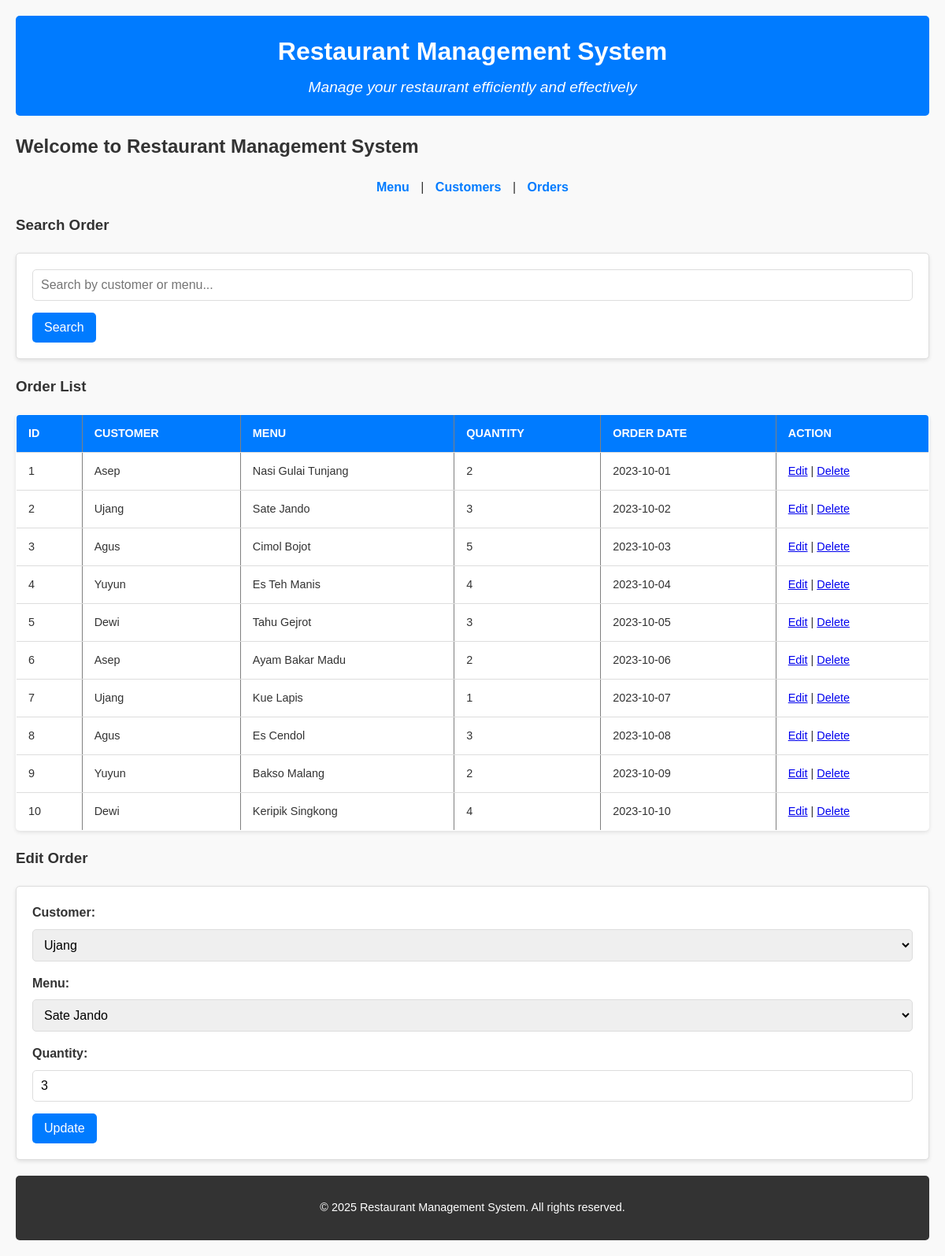
/?page=orders&edit=2, run on the app's committed database.
### tables this page shows
CREATE TABLE orders (
    id INT AUTO_INCREMENT PRIMARY KEY,
    customer_id INT NOT NULL,
    menu_id INT NOT NULL,
    quantity INT NOT NULL,
    order_date DATE NOT NULL,
    FOREIGN KEY (customer_id) REFERENCES customers(id),
    FOREIGN KEY (menu_id) REFERENCES menu(id)
);

CREATE TABLE customers (
    id INT AUTO_INCREMENT PRIMARY KEY,
    name VARCHAR(100) NOT NULL,
    email VARCHAR(100) UNIQUE,
    phone VARCHAR(15)
);

CREATE TABLE menu (
    id INT AUTO_INCREMENT PRIMARY KEY,
    name VARCHAR(255) NOT NULL,
    price DECIMAL(10, 2) NOT NULL,
    stock INT NOT NULL,
    category_id INT NOT NULL,
    FOREIGN KEY (category_id) REFERENCES categories(id)
);

### config/db.php (called while the page is built, shortened)
<?php
class Database {
    private $host = "localhost";
    private $username = "root";
    private $password = "";
    private $dbname = "restaurant_db";
    public function __construct() {
        try {
            $this->conn = new PDO("mysql:host=$this->host;dbname=$this->dbname", $this->username, $this->password);
        } catch (PDOException $e) {
            echo "Connection failed: " . $e->getMessage();
        }
    }
}
?>

### class/Order.php (called while the page is built, shortened)
<?php
require_once 'config/db.php';
class Order {
    private $db;
    public function __construct() {
        $this->db = (new Database())->conn;
    }
    public function getAllOrders() {
        $stmt = $this->db->query("SELECT orders.*, customers.name AS customer_name, menu.name AS menu_name
                                  FROM orders
                                  JOIN customers ON orders.customer_id = customers.id
                                  JOIN menu ON orders.menu_id = menu.id
                                  ORDER BY orders.id ASC");
        return $stmt->fetchAll(PDO::FETCH_ASSOC);
    }
}
?>

### class/Customer.php (called while the page is built, shortened)
<?php
require_once 'config/db.php';
class Customer
{
    private $db;
    public function __construct()
    {
        $this->db = (new Database())->conn;
    }
    public function getAllCustomers()
    {
        $stmt = $this->db->query("SELECT * FROM customers");
        return $stmt->fetchAll(PDO::FETCH_ASSOC);
    }
}
?>

### class/Menu.php (called while the page is built, shortened)
<?php
require_once 'config/db.php';
class Menu
{
    private $db;
    public function __construct()
    {
        $this->db = (new Database())->conn;
    }
    public function getAllMenu()
    {
        $stmt = $this->db->query("SELECT menu.*, categories.name AS category_name
                                  FROM menu
                                  JOIN categories ON menu.category_id = categories.id
                                  ORDER BY menu.id ASC");
        return $stmt->fetchAll(PDO::FETCH_ASSOC);
    }
}
?>

### view/orders.php (the view, shortened to what this page needs)
<h3>Search Order</h3>
<form method="GET">
    <input type="text" name="search_order" placeholder="Search by customer or menu..." value="<?= isset($_GET['search_order']) ? $_GET['search_order'] : '' ?>">
    <button type="submit">Search</button>
</form>
<?php
$orders = isset($_GET['search_order']) && !empty($_GET['search_order'])
    ? $order->searchOrder($_GET['search_order'])
    : $order->getAllOrders();
?>
<h3>Order List</h3>
<table border="1">
    <tr>
        <th>ID</th>
        <th>Customer</th>
        <th>Menu</th>
        <th>Quantity</th>
        <th>Order Date</th>
        <th>Action</th>
    </tr>
    <?php foreach ($orders as $o): ?>
    <tr>
        <td><?= $o['id'] ?></td>
        <td><?= $o['customer_name'] ?></td>
        <td><?= $o['menu_name'] ?></td>
        <td><?= $o['quantity'] ?></td>
        <td><?= $o['order_date'] ?></td>
        <td>
            <a href="?page=orders&edit=<?= $o['id'] ?>">Edit</a> |
            <a href="?page=orders&delete_order=<?= $o['id'] ?>">Delete</a>
        </td>
    </tr>
    <?php endforeach; ?>
</table>
<?php if (isset($_GET['edit'])):
    $orderToEdit = null;
    foreach ($order->getAllOrders() as $o) {
        if ($o['id'] == $_GET['edit']) {
            $orderToEdit = $o;
            break;
        }
    }
    if ($orderToEdit): ?>
        <h3>Edit Order</h3>
        <form method="POST">
            <label>Customer:</label>
            <select name="customer_id" required>
                <?php foreach ($customer->getAllCustomers() as $c): ?>
                    <option value="<?= $c['id'] ?>" <?= $c['id'] == $orderToEdit['customer_id'] ? 'selected' : '' ?>>
                        <?= $c['name'] ?>
                    </option>
                <?php endforeach; ?>
            </select>
            <label>Menu:</label>
            <select name="menu_id" required>
                <?php foreach ($menu->getAllMenu() as $m): ?>
                    <option value="<?= $m['id'] ?>" <?= $m['id'] == $orderToEdit['menu_id'] ? 'selected' : '' ?>>
                        <?= $m['name'] ?>
                    </option>
                <?php endforeach; ?>
            </select>
            <label>Quantity:</label>
            <input type="number" name="quantity" value="<?= $orderToEdit['quantity'] ?>" required>
            <button type="submit" name="update_order">Update</button>
        </form>
    <?php endif; ?>
<?php endif; ?>

### style.css (style rules this page uses)
body { font-family: 'Arial', sans-serif; margin: 20px; background-color: #f9f9f9; color: #333; line-height: 1.6; }
table { width: 100%; border-collapse: collapse; margin: 20px 0; background-color: white; box-shadow: 0 2px 5px rgba(0, 0, 0, 0.1); border-radius: 5px; overflow: hidden; }
th, td { padding: 12px 15px; text-align: left; border-bottom: 1px solid #ddd; }
th { background-color: #007bff; color: white; text-transform: uppercase; font-size: 0.9em; }
td { font-size: 0.9em; }
form { margin: 20px 0; padding: 20px; background-color: white; border: 1px solid #ddd; border-radius: 5px; box-shadow: 0 2px 5px rgba(0, 0, 0, 0.1); }
form label { display: block; margin-bottom: 8px; font-weight: bold; color: #333; }
form input[type="text"], form input[type="email"], form input[type="number"], form select { width: 100%; padding: 10px; margin-bottom: 15px; border: 1px solid #ddd; border-radius: 5px; font-size: 1em; box-sizing: border-box; }
form button { background-color: #007bff; color: white; border: none; padding: 10px 15px; font-size: 1em; border-radius: 5px; cursor: pointer; transition: background-color 0.3s ease; }
button, a.button { display: inline-block; padding: 10px 15px; font-size: 1em; color: white; background-color: #007bff; text-decoration: none; border: none; border-radius: 5px; cursor: pointer; transition: background-color 0.3s ease; }

### data on the page
orders: id "1", customer.name "Asep", menu.name "Nasi Gulai Tunjang", quantity "2", order_date "2023-10-01"
orders: id "2", customer.name "Ujang", menu.name "Sate Jando", quantity "3", order_date "2023-10-02", customer_id "Ujang", menu_id "Sate Jando"
orders: id "3", customer.name "Agus", menu.name "Cimol Bojot", quantity "5", order_date "2023-10-03"
orders: id "4", customer.name "Yuyun", menu.name "Es Teh Manis", quantity "4", order_date "2023-10-04"
orders: id "5", customer.name "Dewi", menu.name "Tahu Gejrot", quantity "3", order_date "2023-10-05"
orders: id "6", customer.name "Asep", menu.name "Ayam Bakar Madu", quantity "2", order_date "2023-10-06"
orders: id "7", customer.name "Ujang", menu.name "Kue Lapis", quantity "1", order_date "2023-10-07"
orders: id "8", customer.name "Agus", menu.name "Es Cendol", quantity "3", order_date "2023-10-08"
orders: id "9", customer.name "Yuyun", menu.name "Bakso Malang", quantity "2", order_date "2023-10-09"
orders: id "10", customer.name "Dewi", menu.name "Keripik Singkong", quantity "4", order_date "2023-10-10"
